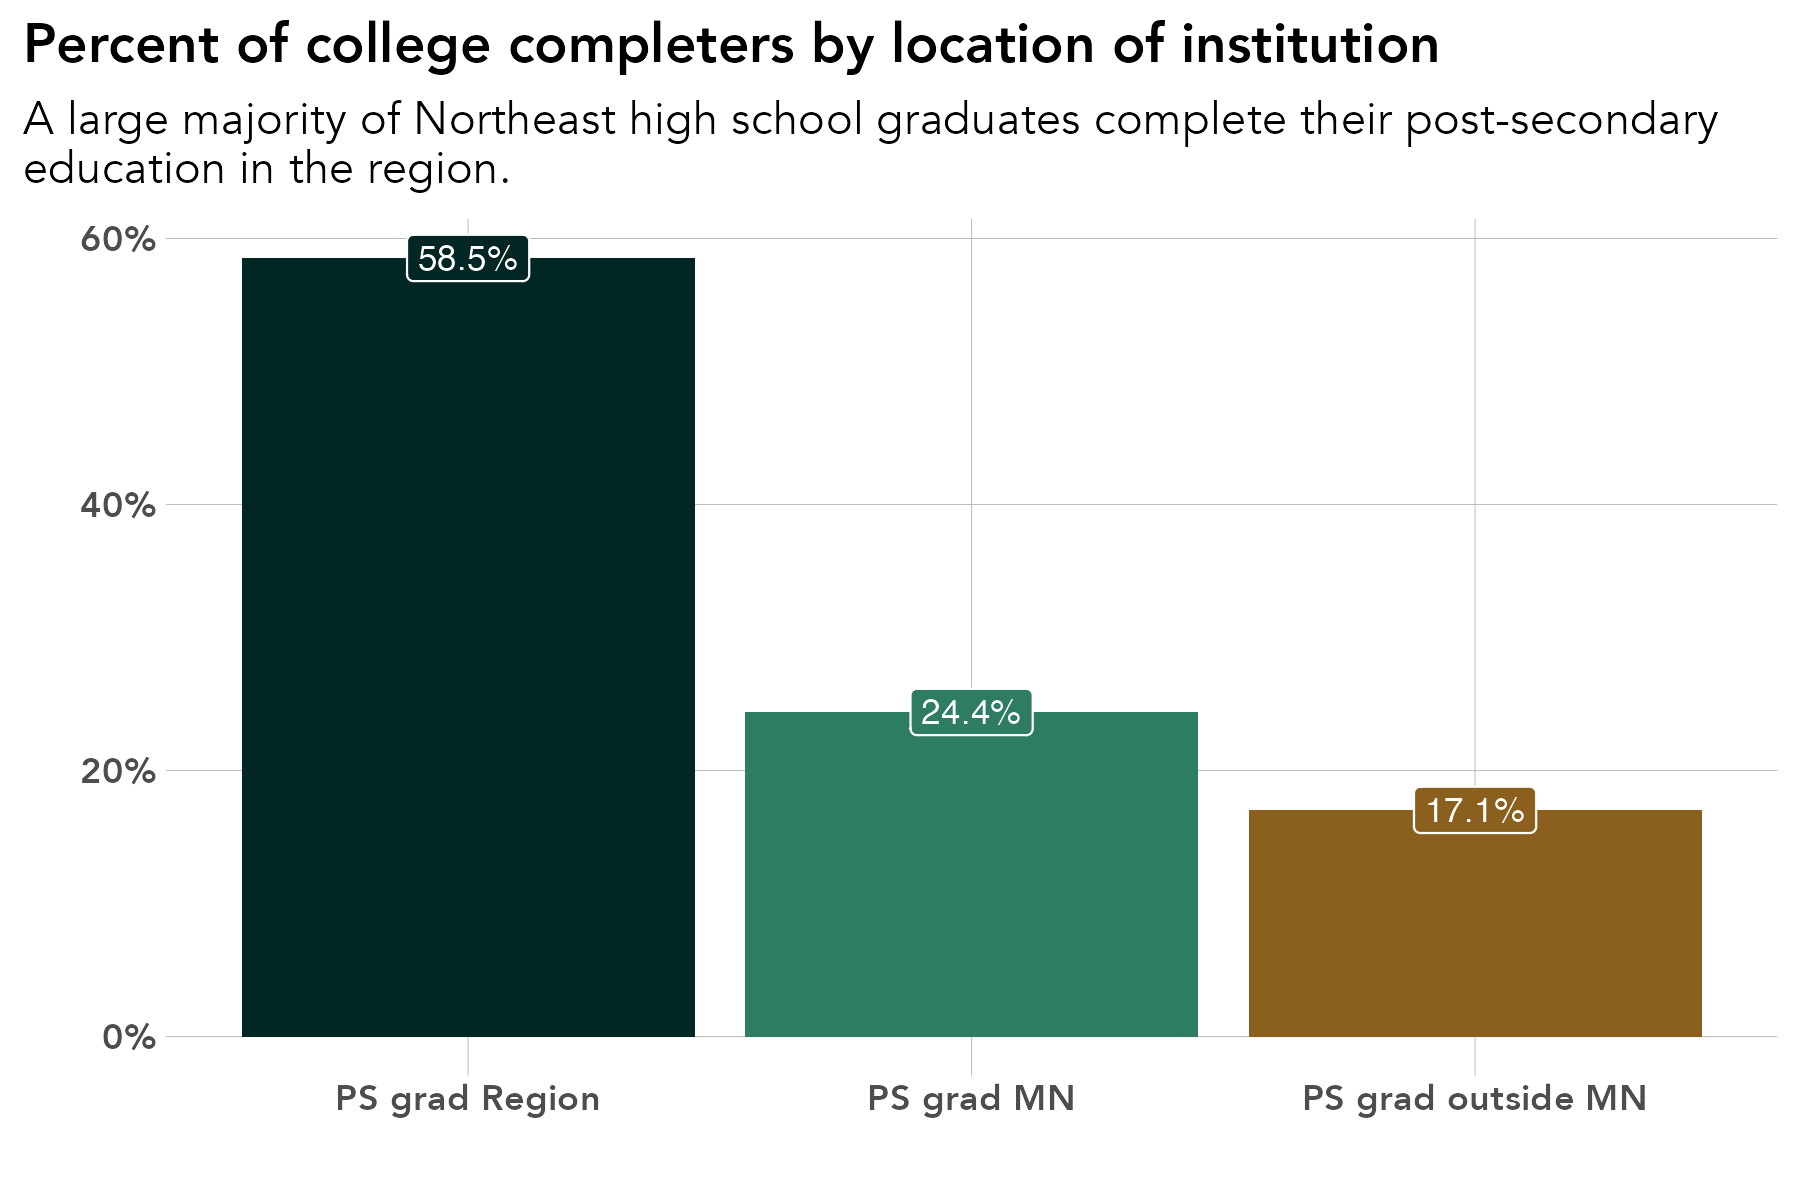

Recreate this plot in R.
# library -----------------------------------------------------------------
library(tidyverse)
library(sf)
library(ggrepel)
library(scales)
library(ggiraph)
library(rmapshaper)
library(cowplot)
library(RColorBrewer)
library(readxl)
library(lubridate)
library(readxl)
library(systemfonts)
reset_font_cache()
library(ggtext)
library(janitor)
library(cowplot)
library(ggalluvial)
library(ggsankey)


rm(list = ls())

# themes ------------------------------------------------------------------
theme_bar <- theme_bw() +
  theme(panel.grid.major = element_line(color = "grey70", size = 0.1),
        panel.grid.minor = element_blank(),
        axis.ticks = element_blank(),
        axis.text = element_text(face = "bold"),
        panel.border = element_blank(),
        legend.background = element_rect(fill = "transparent", color = "transparent"),
        legend.key = element_rect(fill = "transparent"),
        legend.key.size = unit(1, "lines"),
        legend.margin = margin(0,0,0,0),
        legend.title = element_blank(),
        legend.text = element_text(margin = margin(l = 2)),
        text = element_text(family = "Avenir") ,
        plot.title.position = "plot",
        plot.title = element_text(face = "bold"))

theme_line <- theme_bw() +
  theme(legend.background = element_rect(fill = "transparent", color = "transparent"),
        legend.key = element_rect(fill = "transparent"),
        legend.text = element_text(margin = margin(l = 2)),
        panel.grid.minor = element_blank(),
        panel.grid.major = element_line(color = "grey70", size = 0.1),
        axis.ticks = element_blank(),
        axis.text = element_text(face = "bold"),
        panel.border = element_blank(),
        legend.margin = margin(0,0,0,0),
        legend.key.size = unit(1, "lines"),
        text = element_text(family = "Avenir") ,
        plot.title.position = "plot",
        plot.title = element_text(face = "bold"))


theme_sf <- theme_bw() +
  theme(axis.text.x=element_blank(),
        axis.text.y=element_blank(),
        axis.ticks=element_blank(),
        panel.background = element_blank(),
        panel.grid.major = element_line(color = "white"),
        panel.border = element_blank(),
        legend.title = element_blank(),
        legend.text = element_text(margin = margin(l = 2)),
        legend.margin = margin(0,0,0,0),
        legend.key.size = unit(1, "lines"),
        text = element_text(family = "Avenir") ,
        plot.title.position = "plot",
        plot.title = element_text(face = "bold"))

theme_all <- theme_bw() +
  theme(axis.ticks=element_blank(),
        axis.text.y = element_blank(),
        panel.background = element_blank(),
        panel.grid.major = element_blank(),
        panel.grid = element_blank(),
        panel.border = element_blank(),
        legend.title = element_blank(),
        legend.text = element_text(margin = margin(l = 2)),
        legend.margin = margin(0,0,0,0),
        legend.key.size = unit(1, "lines"),
        text = element_text(family = "Avenir") ,
        plot.title.position = "plot",
        plot.title = element_text(face = "bold"))


regions <- read_csv("/Users/kellyasche/Library/CloudStorage/GoogleDrive-kasche@ruralmn.org/My Drive/Data Prep/R Projects/Join docs/county_regions.csv") %>%
  select(5,6) %>%
  unique() %>%
  mutate(edr = str_replace(edr, "  ", " "),
         planning.region = str_replace(planning.region, " Minnesota", ""),
         planning.region = fct_relevel(planning.region, "Northwest", "Northeast", "Central", "Seven County Mpls-St Paul", "Southwest", "Southeast"),
         edr = fct_relevel(edr, "EDR 1 - Northwest", "EDR 2 - Headwaters", "EDR 3 - Arrowhead", "EDR 4 - West Central", "EDR 5 - North Central", "EDR 6E- Southwest Central", "EDR 6W- Upper Minnesota Valley", "EDR 7E- East Central", "EDR 7W- Central", "EDR 8 - Southwest", "EDR 9 - South Central", "EDR 10 - Southeast", "EDR 11 - 7 County Twin Cities", "Minnesota"))

counties.regions <- read_csv("/Users/kellyasche/Library/CloudStorage/GoogleDrive-kasche@ruralmn.org/My Drive/Data Prep/R Projects/Join docs/county_regions.csv") %>%
  mutate(countyfp = formatC(countyfp, width = 3, flag = "0"),
         Name = str_to_title(Name),
         Name = str_replace(Name, "Q", "q"),
         Name = str_replace(Name, "Of The", "of the"),
         Name = str_replace(Name, "Mcleod", "McLeod"),
         Dem_Desc = ifelse(Name == "Minnesota", "Minnesota", Dem_Desc) ,
         edr = str_replace(edr, "  ", " "),
         planning.region = str_replace(planning.region, " Minnesota", ""),
         planning.region = fct_relevel(planning.region, "Northwest", "Northeast", "Central", "Seven County Mpls-St Paul", "Southwest", "Southeast"),
         edr = fct_relevel(edr, "EDR 1 - Northwest", "EDR 2 - Headwaters", "EDR 3 - Arrowhead", "EDR 4 - West Central", "EDR 5 - North Central", "EDR 6E- Southwest Central", "EDR 6W- Upper Minnesota Valley", "EDR 7E- East Central", "EDR 7W- Central", "EDR 8 - Southwest", "EDR 9 - South Central", "EDR 10 - Southeast", "EDR 11 - 7 County Twin Cities", "Minnesota"))

color.ruca <- c("Entirely rural" = "#009933", "Town/rural mix" = "#99CC33", "Urban/town/rural mix" = "#CC9966", "Entirely urban" = "#754C29", "Minnesota" = "black")

color.pr <- c("Northwest" = "#4575b4","Northeast" = "grey", "Central" = "#fee090", "Seven County Mpls-St Paul" = "#d73027", "Southwest" = "#91bfdb", "Southeast" = "#fc8d59", "Minnesota" = "black")

color.edr <- c("EDR 1 - Northwest" = "#b3cde3", "EDR 2 - Headwaters" = "#8c96c6", "EDR 3 - Arrowhead" = "#fe9929", "EDR 4 - West Central" = "#8856a7", "EDR 5 - North Central" = "#810f7c", "EDR 6E- Southwest Central" = "#e5f5f9", "EDR 6W- Upper Minnesota Valley" = "#bdc9e1", "EDR 7E- East Central" = "#99d8c9", "EDR 7W- Central" = "#2ca25f", "EDR 8 - Southwest" = "#74a9cf", "EDR 9 - South Central" = "#0570b0", "EDR 10 - Southeast" = "#d7301f", "EDR 11 - 7 County Twin Cities" = "#d8b365", "Minnesota" = "black")

color.pr.edr <- c ("Northwest" = "#4575b4","Northeast" = "#e0f3f8", "Central" = "#fee090", "Seven County Mpls-St Paul" = "#d73027", "Southwest" = "#91bfdb", "Southeast" = "#fc8d59", "Minnesota" = "black", "EDR 1 - Northwest" = "#b3cde3", "EDR 2 - Headwaters" = "#8c96c6", "EDR 3 - Arrowhead" = "#fe9929", "EDR 4 - West Central" = "#8856a7", "EDR 5 - North Central" = "#810f7c", "EDR 6E- Southwest Central" = "#e5f5f9", "EDR 6W- Upper Minnesota Valley" = "#bdc9e1", "EDR 7E- East Central" = "#99d8c9", "EDR 7W- Central" = "#2ca25f", "EDR 8 - Southwest" = "#74a9cf", "EDR 9 - South Central" = "#0570b0", "EDR 10 - Southeast" = "#d7301f", "EDR 11 - 7 County Twin Cities" = "#d8b365")

color.six <- c("#009933", "#4575b4", "grey", "#fee090", "#fc8d59", "#d73027")

mn_counties <- st_read("/Users/kellyasche/Library/CloudStorage/GoogleDrive-kasche@ruralmn.org/My Drive/Data Prep/R Projects/Shapefiles/County shapefiles/MNCounties_MNDOT.shp", quiet = TRUE) %>%
  ms_simplify(keep = .01, keep_shapes = TRUE) %>%
  rename("countyfp" = "FIPS_CODE")

counties.regions.1 <- counties.regions %>%
  mutate(statefp = "27",
         project.pr = ifelse(edr %in% c("EDR 1 - Northwest", "EDR 2 - Headwaters", "EDR 4 - West Central"), "Northwest",
                             ifelse(edr == "EDR 3 - Arrowhead", "Northeast",
                                    ifelse(edr %in% c("EDR 5 - North Central", "EDR 7E- East Central", "EDR 7W- Central"), "Central",
                                           ifelse(edr %in% c("EDR 6E- Southwest Central", "EDR 6W- Upper Minnesota Valley", "EDR 8 - Southwest"), "Southwest",
                                                  ifelse(edr %in% c("EDR 9 - South Central", "EDR 10 - Southeast"), "Southern", as.character(planning.region)))))),
         project.pr = fct_relevel(project.pr, "Northwest", "Northeast", "Central", "Seven County Mpls-St Paul", "Southwest", "Southern"))


# Prep data ---------------------------------------------------------------

original <- read_csv("Data/SLEDS/Masters/Master-report-dataset.csv")

data <- original %>%
  filter(ps.grad == "Y",
         !is.na(ps.grad.location),
         ps.grad.location != "Did not graduate ps") %>%
  select(ps.grad.location) %>%
  group_by(ps.grad.location) %>%
  summarize(n = n()) %>%
  ungroup() %>%
  mutate(pct = n / sum(n),
         ps.grad.location = fct_relevel(ps.grad.location, "PS grad Region", "PS grad MN", "PS grad outside MN"))


# Create chart ------------------------------------------------------------

ggplot(data, aes(ps.grad.location, pct, fill = ps.grad.location)) +
  geom_col(position = "dodge") +
  geom_label(aes(label = percent(pct, accuracy = .1)), show.legend = FALSE, position = position_dodge(width = .9), color = "white", size = 3) +
  labs(x="", 
       y = "", 
       title = "Percent of college completers by location of institution", 
       subtitle = "A large majority of Northeast high school graduates complete their post-secondary\neducation in the region.")+
  scale_y_continuous(labels=scales::percent) +
  theme_bar+
  scale_fill_manual(values = c("#012623", "#2E7C63", "#8B601F")) +
  theme(legend.position = "none")


ggsave(filename = "Charts/Paper report 3/pct-ps-grad-location.pdf", device = cairo_pdf, dpi = "print", width = 6, height = 4)

ggsave(filename = "Charts/Paper report 3/pct-ps-grad-location.png", dpi = "print", width = 6, height = 4)
